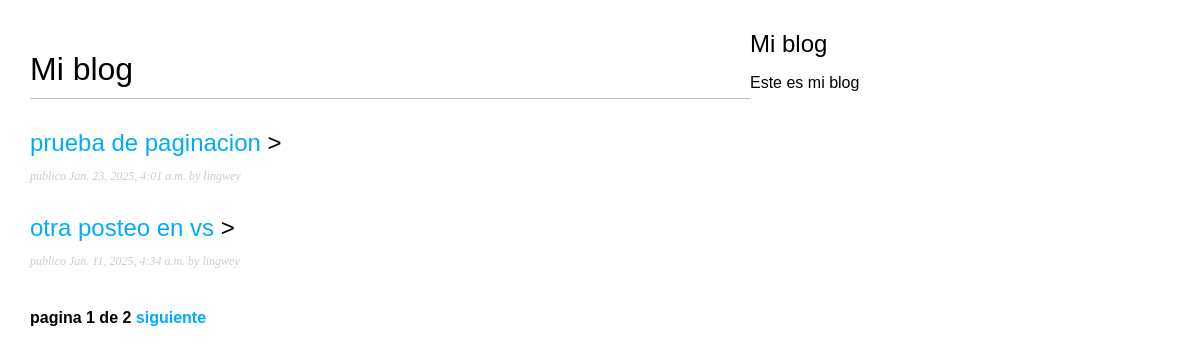
Screenshot of /blog/ with the database file from the repository.
### app_blog/models.py (models this page shows, shortened)
class Post (models.Model):
    class Status (models.TextChoices):
        BORRADOR = 'df', 'borrador'
        PUBLICO = 'pb', 'publico'
    titulo = models.CharField(max_length=250)
    slug = models.SlugField(max_length=250, unique_for_date='publicacion')
    autor = models.ForeignKey(User, on_delete=models.CASCADE, related_name='blog_post')
    cuerpo = models.TextField()
    publicacion = models.DateTimeField(default=timezone.now)
    creacion = models.DateTimeField(auto_now_add=True)
    update = models.DateTimeField(auto_now=True)
    status = models.CharField(max_length=2, choices=Status.choices, default=Status.BORRADOR)
    class Meta:
        ordering =['-publicacion']
        indexes = [models.Index(fields=['-publicacion'])]
    objects= models.Manager()
    manage_perso= PublishManager()
    def get_absolute_url(self):
        return reverse('blog:post_detail', args=[
                                                 self.id,
                                                 self.publicacion.year,
                                                 self.publicacion.month,
                                                 self.publicacion.day,
                                                 self.slug
                                                 ])

### app_blog/views.py (the view)
# urls.py: path('',views.PostListView.as_view(), name='post_list'),
class PostListView(ListView):
    queryset=Post.manage_perso.all()
    context_object_name='posts'
    paginate_by= 2
    template_name='blog/post/list.html'

### app_blog/templates/blog/post/list.html (shortened to what this page needs)
{% extends 'blog/base.html' %}
{% block content%}
  <h1>Mi blog</h1>
    {% for post in posts %}
      <h2>
        <a href="{{post.get_absolute_url}}">{{post.titulo}}</a>
        >
      </h2>
      <p class="date">publico {{post.publicacion}} by {{post.autor}}</p>
    {% endfor %}
    {% include 'pagination.html' with page=page_obj %}
{% endblock %}

### app_blog/static/CSS/blog.css (style rules this page uses)
body { margin:0; padding:0; font-family:helvetica, sans-serif; }
a { color:#00abff; text-decoration:none; }
h1 { font-weight:normal; border-bottom:1px solid #bbb; padding:0 0 10px 0; }
h2 { font-weight:normal; margin:30px 0 0; }
p.date { color:#ccc; font-family: georgia, serif; font-size: 12px; font-style: italic; }

### rows the page displays
Post: titulo "prueba de paginacion", publicacion "Jan. 23, 2025, 4:01 a.m.", autor "lingwey"
Post: titulo "otra posteo en vs", publicacion "Jan. 11, 2025, 4:34 a.m.", autor "lingwey"

### other values shown
{{ page.number }} "1"
{{ page.paginator.num_pages }} "2"
